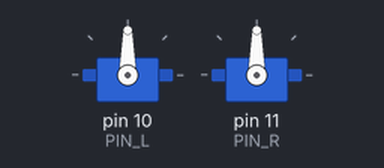
Simulated run of this sketch. Board: Arduino Uno, built with avr-gcc and run on an emulated ATmega328P. Parts: 2 × servo.

Above: at 0.05 s.
At 1.7 s:
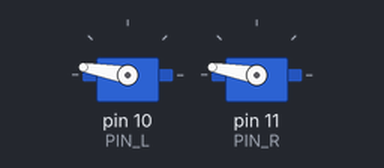
At 3.4 s:
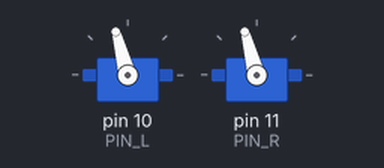
At 7.0 s:
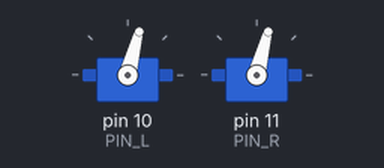
Timing chart, 0 to 9.4 s (numbered marks = the images above):
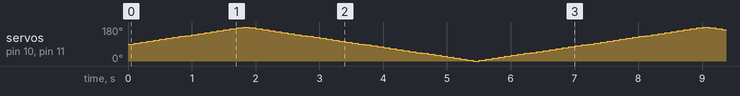

The sketch:

sumobot_turn.ino
```cpp
// Test for Sumobot
// 2016-04-20 K.OHWADA @ FabLab Kannai
// Behavior
//   reft turn <-> stop <-> right turn
#include <Servo.h>
Servo servo_l, servo_r;
int PIN_L = 10;
int PIN_R = 11;
int INTERVAL = 100; // ms
int speed = 90;  // speed
int fadeAmount = 5;    // how many points to fade the speed
void setup() {
    servo_l.attach(PIN_L);
    servo_l.write(speed);
    servo_r.attach(PIN_R);
    servo_r.write(speed);
}
void loop() {
    servo_l.write(speed);
    servo_r.write(speed);
    speed = speed + fadeAmount;
    if (speed == 0 || speed == 180) {
        fadeAmount = -fadeAmount ;
    }
    delay(INTERVAL);
}
```
